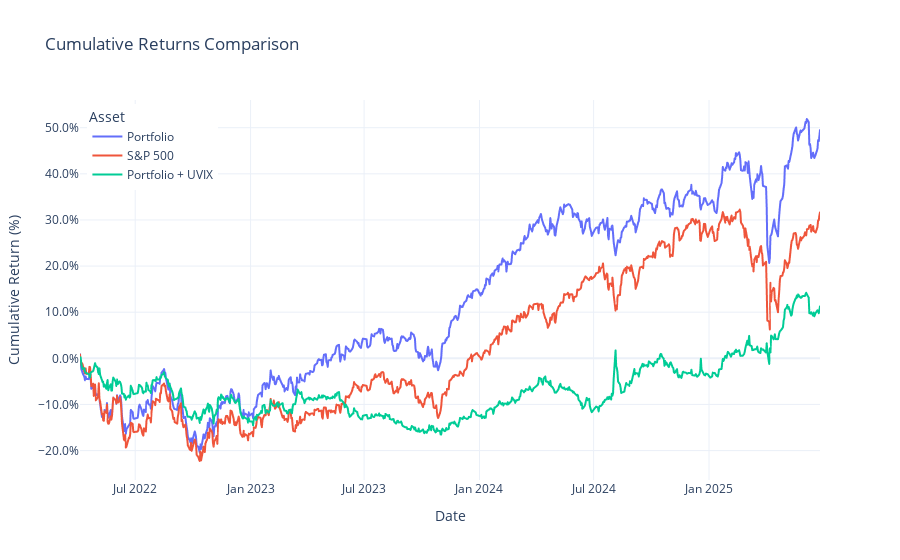

Notebook cell for this chart:
### Code cell
plot_cumulative_returns(results_df_uvix['Portfolio'], results_df_uvix['SP500'], results_df_uvix['Portfolio + UVIX'], 'Portfolio + UVIX')

### Figure 1 — Plotly figure (JSON) as saved in the notebook; plotly's stock layout.template omitted (floating-point values rounded to 4 significant figures; data arrays with more than 128 entries replaced by an {"elided": "..."} marker saying what was removed)
{"data": [{"hovertemplate": "<b>%{fullData.name}</b><br>Date: %{x}<br>Cumulative Return: %{y:.2%}<br><extra></extra>", "legendgroup": "Portfolio", "line": {"color": "#636efa", "dash": "solid"}, "marker": {"symbol": "circle"}, "mode": "lines", "name": "Portfolio", "showlegend": true, "type": "scattergl", "x": {"elided": "790 str values"}, "xaxis": "x", "y": {"elided": "790 float values"}, "yaxis": "y"}, {"hovertemplate": "<b>%{fullData.name}</b><br>Date: %{x}<br>Cumulative Return: %{y:.2%}<br><extra></extra>", "legendgroup": "S&P 500", "line": {"color": "#EF553B", "dash": "solid"}, "marker": {"symbol": "circle"}, "mode": "lines", "name": "S&P 500", "showlegend": true, "type": "scattergl", "x": {"elided": "790 str values"}, "xaxis": "x", "y": {"elided": "790 float values"}, "yaxis": "y"}, {"hovertemplate": "<b>%{fullData.name}</b><br>Date: %{x}<br>Cumulative Return: %{y:.2%}<br><extra></extra>", "legendgroup": "Portfolio + UVIX", "line": {"color": "#00cc96", "dash": "solid"}, "marker": {"symbol": "circle"}, "mode": "lines", "name": "Portfolio + UVIX", "showlegend": true, "type": "scattergl", "x": {"elided": "790 str values"}, "xaxis": "x", "y": {"elided": "790 float values"}, "yaxis": "y"}], "layout": {"hovermode": "x unified", "legend": {"title": {"text": "Asset"}, "tracegroupgap": 0, "x": 0.01, "xanchor": "left", "y": 0.99, "yanchor": "top"}, "title": {"text": "Cumulative Returns Comparison"}, "xaxis": {"anchor": "y", "domain": [0, 1], "title": {"text": "Date"}}, "yaxis": {"anchor": "x", "domain": [0, 1], "tickformat": ".1%", "title": {"text": "Cumulative Return (%)"}}}}
